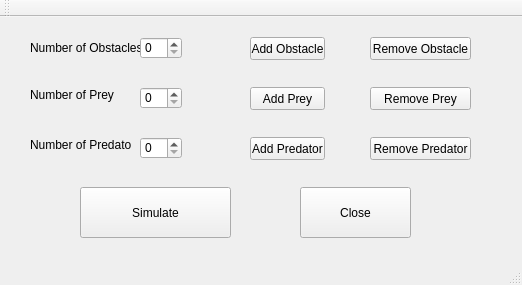
<?xml version="1.0" encoding="UTF-8"?>
<ui version="4.0">
 <class>MainWindow</class>
 <widget class="QMainWindow" name="MainWindow">
  <property name="geometry">
   <rect>
    <x>0</x>
    <y>0</y>
    <width>522</width>
    <height>285</height>
   </rect>
  </property>
  <property name="windowTitle">
   <string>MainWindow</string>
  </property>
  <widget class="QWidget" name="centralWidget">
   <widget class="QLabel" name="label">
    <property name="geometry">
     <rect>
      <x>30</x>
      <y>20</y>
      <width>111</width>
      <height>21</height>
     </rect>
    </property>
    <property name="text">
     <string>Number of Obstacles</string>
    </property>
   </widget>
   <widget class="QLabel" name="label_2">
    <property name="geometry">
     <rect>
      <x>30</x>
      <y>70</y>
      <width>101</width>
      <height>16</height>
     </rect>
    </property>
    <property name="text">
     <string>Number of Prey</string>
    </property>
   </widget>
   <widget class="QLabel" name="label_3">
    <property name="geometry">
     <rect>
      <x>30</x>
      <y>120</y>
      <width>101</width>
      <height>16</height>
     </rect>
    </property>
    <property name="text">
     <string>Number of Predators</string>
    </property>
   </widget>
   <widget class="QPushButton" name="SimulateButton">
    <property name="geometry">
     <rect>
      <x>80</x>
      <y>170</y>
      <width>151</width>
      <height>51</height>
     </rect>
    </property>
    <property name="text">
     <string>Simulate</string>
    </property>
   </widget>
   <widget class="QSpinBox" name="ObstacleEdit">
    <property name="geometry">
     <rect>
      <x>140</x>
      <y>20</y>
      <width>42</width>
      <height>22</height>
     </rect>
    </property>
   </widget>
   <widget class="QSpinBox" name="PreyEdit">
    <property name="geometry">
     <rect>
      <x>140</x>
      <y>70</y>
      <width>42</width>
      <height>22</height>
     </rect>
    </property>
   </widget>
   <widget class="QSpinBox" name="PredatorEdit">
    <property name="geometry">
     <rect>
      <x>140</x>
      <y>120</y>
      <width>42</width>
      <height>22</height>
     </rect>
    </property>
   </widget>
   <widget class="QPushButton" name="AddOButton">
    <property name="geometry">
     <rect>
      <x>250</x>
      <y>20</y>
      <width>75</width>
      <height>23</height>
     </rect>
    </property>
    <property name="text">
     <string>Add Obstacle</string>
    </property>
   </widget>
   <widget class="QPushButton" name="RemoveOButton">
    <property name="geometry">
     <rect>
      <x>370</x>
      <y>20</y>
      <width>101</width>
      <height>23</height>
     </rect>
    </property>
    <property name="text">
     <string>Remove Obstacle</string>
    </property>
   </widget>
   <widget class="QPushButton" name="AddPButton">
    <property name="geometry">
     <rect>
      <x>250</x>
      <y>70</y>
      <width>75</width>
      <height>23</height>
     </rect>
    </property>
    <property name="text">
     <string>Add Prey</string>
    </property>
   </widget>
   <widget class="QPushButton" name="RemovePButton">
    <property name="geometry">
     <rect>
      <x>370</x>
      <y>70</y>
      <width>101</width>
      <height>23</height>
     </rect>
    </property>
    <property name="text">
     <string>Remove Prey</string>
    </property>
   </widget>
   <widget class="QPushButton" name="AddPrButton">
    <property name="geometry">
     <rect>
      <x>250</x>
      <y>120</y>
      <width>75</width>
      <height>23</height>
     </rect>
    </property>
    <property name="text">
     <string>Add Predator</string>
    </property>
   </widget>
   <widget class="QPushButton" name="RemovePrButton">
    <property name="geometry">
     <rect>
      <x>370</x>
      <y>120</y>
      <width>101</width>
      <height>23</height>
     </rect>
    </property>
    <property name="text">
     <string>Remove Predator</string>
    </property>
   </widget>
   <widget class="QPushButton" name="CloseButton">
    <property name="geometry">
     <rect>
      <x>300</x>
      <y>170</y>
      <width>111</width>
      <height>51</height>
     </rect>
    </property>
    <property name="text">
     <string>Close</string>
    </property>
   </widget>
  </widget>
  <widget class="QMenuBar" name="menuBar">
   <property name="geometry">
    <rect>
     <x>0</x>
     <y>0</y>
     <width>522</width>
     <height>21</height>
    </rect>
   </property>
  </widget>
  <widget class="QToolBar" name="mainToolBar">
   <attribute name="toolBarArea">
    <enum>TopToolBarArea</enum>
   </attribute>
   <attribute name="toolBarBreak">
    <bool>false</bool>
   </attribute>
  </widget>
  <widget class="QStatusBar" name="statusBar"/>
 </widget>
 <layoutdefault spacing="6" margin="11"/>
 <resources/>
 <connections/>
</ui>
